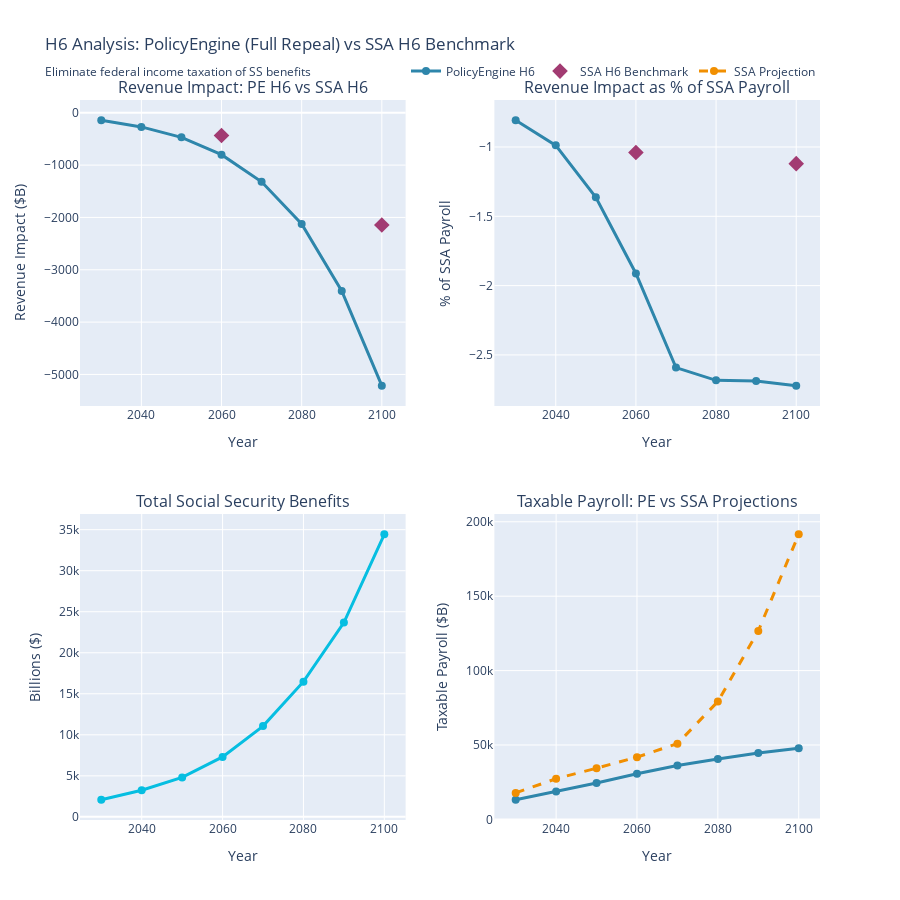

Write notebook code for a chart like this one.
### Markdown cell above
## 5. Visualization

Visualize the comparison between PolicyEngine H6 (full repeal) and SSA H6 benchmark.

### Code cell
# Create comparison visualizations
fig = make_subplots(
    rows=2, cols=2,
    subplot_titles=(
        'Revenue Impact: PE H6 vs SSA H6',
        'Revenue Impact as % of SSA Payroll',
        'Total Social Security Benefits',
        'Taxable Payroll: PE vs SSA Projections'
    ),
    vertical_spacing=0.15,
    horizontal_spacing=0.12
)

years = h6_df['year']
ssa_data = h6_df[h6_df['ssa_h6_revenue_billions'].notna()]

# 1. Revenue Impact (Dollar amounts)
fig.add_trace(
    go.Scatter(
        x=years,
        y=h6_df['revenue_impact_billions'],
        mode='lines+markers',
        name='PolicyEngine H6',
        line=dict(color='#2E86AB', width=3),
        marker=dict(size=8),
        text=h6_df['revenue_impact_billions'].apply(lambda x: f"${x:.1f}B"),
        hovertemplate='<b>Year:</b> %{x}<br><b>PE H6:</b> %{text}<extra></extra>'
    ),
    row=1, col=1
)

if len(ssa_data) > 0:
    fig.add_trace(
        go.Scatter(
            x=ssa_data['year'],
            y=ssa_data['ssa_h6_revenue_billions'],
            mode='markers',
            name='SSA H6 Benchmark',
            marker=dict(color='#A23B72', size=12, symbol='diamond'),
            text=ssa_data['ssa_h6_revenue_billions'].apply(lambda x: f"${x:.1f}B"),
            hovertemplate='<b>Year:</b> %{x}<br><b>SSA H6:</b> %{text}<extra></extra>'
        ),
        row=1, col=1
    )

# 2. Revenue Impact (% of payroll)
fig.add_trace(
    go.Scatter(
        x=years,
        y=h6_df['pe_pct_ssa_payroll'],
        mode='lines+markers',
        name='PolicyEngine H6',
        line=dict(color='#2E86AB', width=3),
        marker=dict(size=8),
        showlegend=False,
        text=h6_df['pe_pct_ssa_payroll'].apply(lambda x: f"{x:.3f}%"),
        hovertemplate='<b>Year:</b> %{x}<br><b>PE:</b> %{text}<extra></extra>'
    ),
    row=1, col=2
)

if len(ssa_data) > 0:
    fig.add_trace(
        go.Scatter(
            x=ssa_data['year'],
            y=ssa_data['ssa_h6_pct_payroll'],
            mode='markers',
            name='SSA H6',
            marker=dict(color='#A23B72', size=12, symbol='diamond'),
            showlegend=False,
            text=ssa_data['ssa_h6_pct_payroll'].apply(lambda x: f"{x:.3f}%"),
            hovertemplate='<b>Year:</b> %{x}<br><b>SSA:</b> %{text}<extra></extra>'
        ),
        row=1, col=2
    )

# 3. Total SS Benefits
fig.add_trace(
    go.Scatter(
        x=years,
        y=h6_df['ss_benefits_billions'],
        mode='lines+markers',
        name='SS Benefits',
        line=dict(color='#06BEE1', width=3),
        marker=dict(size=8),
        showlegend=False,
        text=h6_df['ss_benefits_billions'].apply(lambda x: f"${x:,.0f}B"),
        hovertemplate='<b>Year:</b> %{x}<br><b>Benefits:</b> %{text}<extra></extra>'
    ),
    row=2, col=1
)

# 4. Taxable Payroll comparison
fig.add_trace(
    go.Scatter(
        x=years,
        y=h6_df['taxable_payroll_billions'],
        mode='lines+markers',
        name='PolicyEngine',
        line=dict(color='#2E86AB', width=3),
        marker=dict(size=8),
        showlegend=False
    ),
    row=2, col=2
)

fig.add_trace(
    go.Scatter(
        x=years,
        y=h6_df['ssa_payroll_billions'],
        mode='lines+markers',
        name='SSA Projection',
        line=dict(color='#F18F01', width=3, dash='dash'),
        marker=dict(size=8),
        showlegend=True
    ),
    row=2, col=2
)

# Update axes
fig.update_yaxes(title_text="Revenue Impact ($B)", row=1, col=1)
fig.update_yaxes(title_text="% of SSA Payroll", row=1, col=2)
fig.update_yaxes(title_text="Billions ($)", row=2, col=1)
fig.update_yaxes(title_text="Taxable Payroll ($B)", row=2, col=2)

for i in range(1, 3):
    for j in range(1, 3):
        fig.update_xaxes(title_text="Year", row=i, col=j)

# Update layout
fig.update_layout(
    height=900,
    title_text="H6 Analysis: PolicyEngine (Full Repeal) vs SSA H6 Benchmark<br><sub>Eliminate federal income taxation of SS benefits</sub>",
    showlegend=True,
    legend=dict(
        orientation="h",
        yanchor="bottom",
        y=1.02,
        xanchor="right",
        x=1
    )
)

fig.show()

### Figure 1 — Plotly figure (JSON) as saved in the notebook; plotly's stock layout.template omitted (floating-point values rounded to 4 significant figures)
{"data": [{"hovertemplate": "<b>Year:</b> %{x}<br><b>PE H6:</b> %{text}<extra></extra>", "line": {"color": "#2E86AB", "width": 3}, "marker": {"size": 8}, "mode": "lines+markers", "name": "PolicyEngine H6", "text": ["$-143.7B", "$-270.1B", "$-469.0B", "$-800.0B", "$-1318.8B", "$-2124.5B", "$-3404.3B", "$-5215.2B"], "type": "scatter", "x": [2030, 2040, 2050, 2060, 2070, 2080, 2090, 2100], "xaxis": "x", "y": [-143.7, -270.1, -469.0, -800.0, -1319.0, -2124.0, -3404.0, -5215.0], "yaxis": "y"}, {"hovertemplate": "<b>Year:</b> %{x}<br><b>SSA H6:</b> %{text}<extra></extra>", "marker": {"color": "#A23B72", "size": 12, "symbol": "diamond"}, "mode": "markers", "name": "SSA H6 Benchmark", "text": ["$-435.1B", "$-2145.8B"], "type": "scatter", "x": [2060, 2100], "xaxis": "x", "y": [-435.1, -2146.0], "yaxis": "y"}, {"hovertemplate": "<b>Year:</b> %{x}<br><b>PE:</b> %{text}<extra></extra>", "line": {"color": "#2E86AB", "width": 3}, "marker": {"size": 8}, "mode": "lines+markers", "name": "PolicyEngine H6", "showlegend": false, "text": ["-0.807%", "-0.988%", "-1.363%", "-1.912%", "-2.592%", "-2.683%", "-2.688%", "-2.722%"], "type": "scatter", "x": [2030, 2040, 2050, 2060, 2070, 2080, 2090, 2100], "xaxis": "x2", "y": [-0.8072, -0.9881, -1.363, -1.912, -2.592, -2.683, -2.688, -2.722], "yaxis": "y2"}, {"hovertemplate": "<b>Year:</b> %{x}<br><b>SSA:</b> %{text}<extra></extra>", "marker": {"color": "#A23B72", "size": 12, "symbol": "diamond"}, "mode": "markers", "name": "SSA H6", "showlegend": false, "text": ["-1.040%", "-1.120%"], "type": "scatter", "x": [2060, 2100], "xaxis": "x2", "y": [-1.04, -1.12], "yaxis": "y2"}, {"hovertemplate": "<b>Year:</b> %{x}<br><b>Benefits:</b> %{text}<extra></extra>", "line": {"color": "#06BEE1", "width": 3}, "marker": {"size": 8}, "mode": "lines+markers", "name": "SS Benefits", "showlegend": false, "text": ["$2,092B", "$3,243B", "$4,803B", "$7,309B", "$11,061B", "$16,478B", "$23,680B", "$34,435B"], "type": "scatter", "x": [2030, 2040, 2050, 2060, 2070, 2080, 2090, 2100], "xaxis": "x3", "y": [2092.0, 3243.0, 4803.0, 7309.0, 11060.0, 16480.0, 23680.0, 34430.0], "yaxis": "y3"}, {"line": {"color": "#2E86AB", "width": 3}, "marker": {"size": 8}, "mode": "lines+markers", "name": "PolicyEngine", "showlegend": false, "type": "scatter", "x": [2030, 2040, 2050, 2060, 2070, 2080, 2090, 2100], "xaxis": "x4", "y": [13240.0, 18750.0, 24460.0, 30650.0, 36270.0, 40550.0, 44620.0, 47850.0], "yaxis": "y4"}, {"line": {"color": "#F18F01", "dash": "dash", "width": 3}, "marker": {"size": 8}, "mode": "lines+markers", "name": "SSA Projection", "showlegend": true, "type": "scatter", "x": [2030, 2040, 2050, 2060, 2070, 2080, 2090, 2100], "xaxis": "x4", "y": [17803, 27337, 34419, 41836, 50887, 79177, 126652, 191588], "yaxis": "y4"}], "layout": {"annotations": [{"font": {"size": 16}, "showarrow": false, "text": "Revenue Impact: PE H6 vs SSA H6", "x": 0.22, "xanchor": "center", "xref": "paper", "y": 1, "yanchor": "bottom", "yref": "paper"}, {"font": {"size": 16}, "showarrow": false, "text": "Revenue Impact as % of SSA Payroll", "x": 0.78, "xanchor": "center", "xref": "paper", "y": 1, "yanchor": "bottom", "yref": "paper"}, {"font": {"size": 16}, "showarrow": false, "text": "Total Social Security Benefits", "x": 0.22, "xanchor": "center", "xref": "paper", "y": 0.425, "yanchor": "bottom", "yref": "paper"}, {"font": {"size": 16}, "showarrow": false, "text": "Taxable Payroll: PE vs SSA Projections", "x": 0.78, "xanchor": "center", "xref": "paper", "y": 0.425, "yanchor": "bottom", "yref": "paper"}], "height": 900, "legend": {"orientation": "h", "x": 1, "xanchor": "right", "y": 1.02, "yanchor": "bottom"}, "showlegend": true, "title": {"text": "H6 Analysis: PolicyEngine (Full Repeal) vs SSA H6 Benchmark<br><sub>Eliminate federal income taxation of SS benefits</sub>"}, "xaxis": {"anchor": "y", "domain": [0, 0.44], "title": {"text": "Year"}}, "xaxis2": {"anchor": "y2", "domain": [0.56, 1], "title": {"text": "Year"}}, "xaxis3": {"anchor": "y3", "domain": [0, 0.44], "title": {"text": "Year"}}, "xaxis4": {"anchor": "y4", "domain": [0.56, 1], "title": {"text": "Year"}}, "yaxis": {"anchor": "x", "domain": [0.575, 1], "title": {"text": "Revenue Impact ($B)"}}, "yaxis2": {"anchor": "x2", "domain": [0.575, 1], "title": {"text": "% of SSA Payroll"}}, "yaxis3": {"anchor": "x3", "domain": [0, 0.425], "title": {"text": "Billions ($)"}}, "yaxis4": {"anchor": "x4", "domain": [0, 0.425], "title": {"text": "Taxable Payroll ($B)"}}}}
